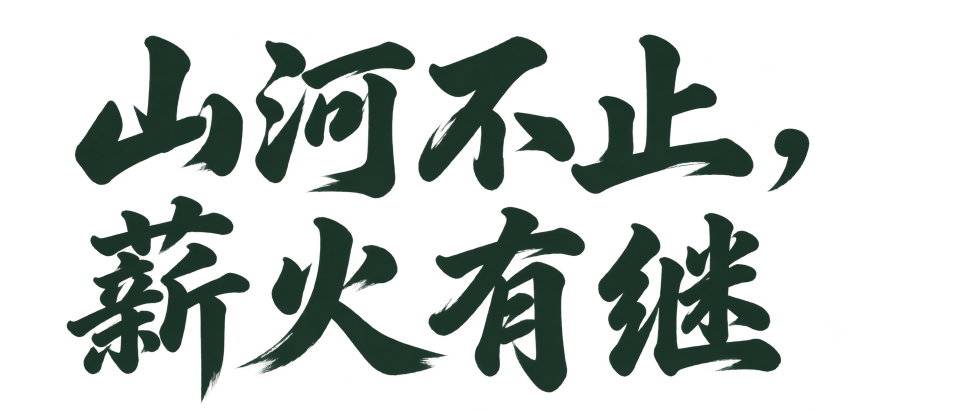
#> input picture docs/v41/lettering/legacy-master.png, 1916 x 821 px (shown at 1/2 size); its folder holds 6 pictures in this run
$ python trace_lettering.py
#> lines starting #> are read from the running program, lines starting #| are printed output that depends on the picture; after the words box and inside, x2 and y2 are one past the last pixel; in counts of white or black regions, pixels touching at a corner belong together
from pathlib import Path
from PIL import Image, ImageFilter
import numpy as np
import json, hashlib, sys, xml.etree.ElementTree as ET
import vtracer
HERE=Path(__file__).resolve().parent
NS='http://www.w3.org/2000/svg'
ET.register_namespace('',NS)
def sha(p):return hashlib.sha256(Path(p).read_bytes()).hexdigest()

def components(mask):
    # Connected alpha regions by row runs, using 8-connectivity.
    a = np.array(mask) > 0
    parents, all_runs, prev = [], [], []
    def find(i):
        while parents[i] != i:
            parents[i] = parents[parents[i]]
            i = parents[i]
        return i
    def union(i,j):
        ri,rj=find(i),find(j)
        if ri != rj: parents[max(ri,rj)] = min(ri,rj)
    for y,row in enumerate(a):
        edges=np.flatnonzero(np.diff(np.pad(row.astype(np.int8),(1,1))))
        cur=[]
        j=0
        for l,r in zip(edges[::2],edges[1::2]):
            l,r=int(l),int(r)
            ident=len(parents); parents.append(ident)
            cur.append((l,r,ident)); all_runs.append((y,l,r,ident))
            while j<len(prev) and prev[j][1]<l: j+=1
            k=j
            while k<len(prev) and prev[k][0]<=r:
                union(ident,prev[k][2]); k+=1
        prev=cur
    stats={}
    for y,l,r,i in all_runs:
        root=find(i)
        s=stats.setdefault(root,{'area':0,'bbox':[l,y,r,y+1]})
        s['area']+=r-l
        b=s['bbox'];b[:]=[min(b[0],l),min(b[1],y),max(b[2],r),max(b[3],y+1)]
    return [(y,l,r,find(i)) for y,l,r,i in all_runs],stats

PARAMS={'alphaThreshold':128,'medianFilterSize':3,'minimumConnectedArea':16,'padding':56,'colormode':'binary','mode':'spline','filter_speckle':4,'corner_threshold':60,'length_threshold':6.0,'splice_threshold':45,'path_precision':3}
COLOR='#203c32'
manifest=[]

def trace(name,text,mask,metadata):
    bbox=mask.getbbox(); alpha=mask.crop(bbox); ink_size=alpha.size
    alpha=Image.fromarray(np.pad(np.array(alpha),PARAMS['padding']))
    alpha.save(HERE/f'{name}-alpha.png')
    rgba=np.zeros((alpha.height,alpha.width,4),dtype=np.uint8)
    opaque=np.array(alpha)>0
    rgba[opaque,:3]=[int(COLOR[k:k+2],16) for k in (1,3,5)];rgba[:,:,3]=np.array(alpha)
    Image.fromarray(rgba).save(HERE/f'{name}-clean-master.png')
    Image.eval(alpha,lambda a:255-a).convert('RGB').save(HERE/f'{name}-trace-input.png')
    trace_params={k:v for k,v in PARAMS.items() if k not in ['alphaThreshold','medianFilterSize','minimumConnectedArea','padding']}
    vtracer.convert_image_to_svg_py(str(HERE/f'{name}-trace-input.png'),str(HERE/f'{name}-trace.svg'),**trace_params)
    paths=[p for p in ET.parse(HERE/f'{name}-trace.svg').getroot() if p.tag.endswith('path') and p.get('fill','').lower() in ['#000000','#000','black']]
    prompt_file=metadata.pop('promptFile')
    metadata.update({'text':text,'sourceSha256':sha(HERE/metadata['source']),'sourceType':'AI-assisted brush lettering, generated with built-in image_gen; not human handwriting, a font, or font outlines','generationTool':'image_gen.imagegen','generationModel':'not exposed by built-in tool','transparent_background':True,'referenced_image_paths':None,'promptFile':prompt_file,'prompt':(HERE/prompt_file).read_text(),'method':'Threshold generated alpha, median filter, isolate connected components, remove regions under 16px, reconstruct spline contours with vtracer 0.6.15; no manual stroke redrawing','parameters':PARAMS,'characterGeometry':'original generated proportions, no scaling or glyph deformation; translations only where recorded','processedAlphaSha256':sha(HERE/f'{name}-alpha.png'),'inkDimensions':ink_size,'inkAspectRatio':round(ink_size[0]/ink_size[1],6),'license':{'type':'AI-generated project artwork','attribution':'AI-assisted lettering and algorithmic alpha contour reconstruction; do not claim human hand-lettering','thirdPartyFontUsed':False,'generationServiceTerms':'Subject to the terms governing the built-in image generation service; no separate font license applies','processor':'vtracer 0.6.15, MIT license; license copy in VTRACER-LICENSE'}})
    root=ET.Element(f'{{{NS}}}svg',{'viewBox':f'0 0 {alpha.width} {alpha.height}','width':str(alpha.width),'height':str(alpha.height),'role':'img','aria-labelledby':f'{name}-title {name}-desc','fill-rule':'evenodd'})
    ET.SubElement(root,f'{{{NS}}}title',{'id':f'{name}-title'}).text=text
    ET.SubElement(root,f'{{{NS}}}desc',{'id':f'{name}-desc'}).text='AI辅助题字母版经Alpha轮廓算法重建的真实路径。非字库转曲，非人工手写；保留原生字形与少量飞白。'
    ET.SubElement(root,f'{{{NS}}}metadata').text=json.dumps(metadata,ensure_ascii=False)
    for p in paths:
        p.set('fill',COLOR);p.set('fill-rule','evenodd');root.append(p)
    ET.ElementTree(root).write(HERE/f'{name}.svg',encoding='utf-8',xml_declaration=True)
    metadata.update({'svg':f'{name}.svg','svgSha256':sha(HERE/f'{name}.svg'),'viewBox':[0,0,alpha.width,alpha.height],'paths':len(paths),'bytes':(HERE/f'{name}.svg').stat().st_size})
    manifest.append(metadata)

# Legacy hero: independent two-line image. Preserve the glyph geometry, adding
# a little vertical breathing room and gently opening the second line's spacing.
im=Image.open(HERE/'legacy-master.png').convert('RGBA')
#> im is the input picture: PIL image 1916x821 RGBA; mean R, G, B, A 7.2, 14.1, 10.6, 62.9
hard=im.getchannel('A').point(lambda a:255 if a>=128 else 0).filter(ImageFilter.MedianFilter(3))
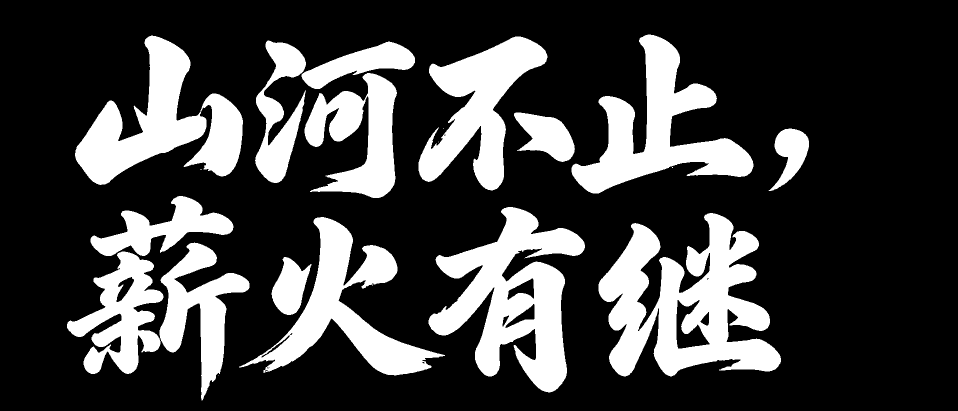
#> hard: PIL image 1916x821 L (shown at 1/2 size); 24.9% white; 21 white regions (6 under 20 px), largest, box (x1, y1, x2, y2) and area: (1197, 426, 1562, 753) 62852, (857, 414, 1170, 785) 52072, (150, 71, 486, 370) 42328
runs,stats=components(hard)
#> after the loop in components, `for y,row in enumerate(a):`: all_runs = 6716 items, first 6: (69, 1295, 1302, 0), (70, 1291, 1308, 1), (71, 302, 306, 2), (71, 1289, 1311, 3), (72, 299, 312, 4), (72, 1287, 1314, 5); parents = 6716 values, max 6622 at index 6622, min 0 at index 0, mean 1945.6
#> the loop in components, `for y,l,r,i in all_runs:` made 6716 passes
#> (y, l, r, root) on passes 2 to 4: (70, 1291, 1308, 0), (71, 302, 306, 2), (71, 1289, 1311, 0)
#> runs = 6716 items, first 6: (69, 1295, 1302, 0), (70, 1291, 1308, 0), (71, 302, 306, 2), (71, 1289, 1311, 0), (72, 299, 312, 2), (72, 1287, 1314, 0); stats = 21 items
clean=np.zeros((im.height+72,im.width+80),dtype=np.uint8)
for y,l,r,root in runs:
    s=stats[root]
    if s['area']<16:continue
    b=s['bbox'];cx=(b[0]+b[2])/2;cy=(b[1]+b[3])/2
    second=cy>400
    char=0 if cx<500 else 1 if cx<900 else 2 if cx<1190 else 3
    dx=(16+20*char) if second else 0
    clean[y+(72 if second else 0),l+dx:r+dx]=255
#> this loop made 6716 passes
#> (y, l, r, root, s, cx, cy, char) on passes 1 to 3: (69, 1295, 1302, 0, {'area': 41403, 'bbox': [1143, 69, 1507, 387]}, 1325, 228, 3), (70, 1291, 1308, 0, {'area': 41403, 'bbox': [1143, 69, 1507, 387]}, 1325, 228, 3), (71, 302, 306, 2, {'area': 42328, 'bbox': [150, 71, 486, 370]}, 318, 220.5, 0)
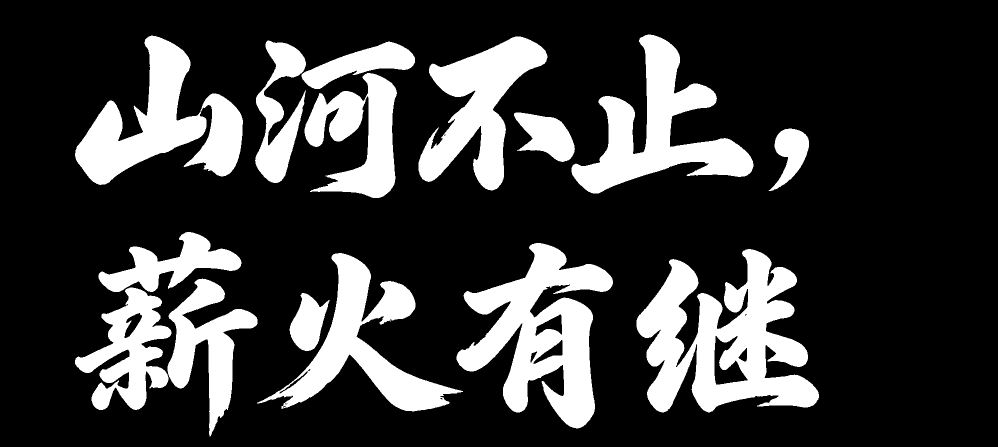
#> clean: shape (893, 1996) (shown at 1/2 size); 22% white; 15 white regions, largest, box (x1, y1, x2, y2) and area: (1273, 498, 1638, 825) 62852, (913, 486, 1226, 857) 52072, (150, 71, 486, 370) 42328
trace('legacy-title','山河不止，\n薪火有继',Image.fromarray(clean),{'source':'legacy-master.png','promptFile':'legacy-prompt.txt','lineBreaks':['山河不止，','薪火有继'],'layoutTranslations':{'firstLine':[0,0],'secondLineCharacterX':[16,36,56,76],'secondLineY':72}})
#> in trace, `bbox = mask.getbbox()`: bbox = (150, 69, 1638, 873)
#> in trace, `alpha = mask.crop(bbox)`:
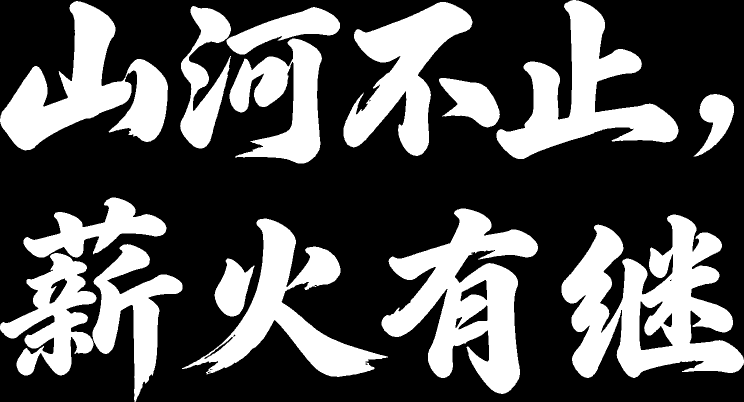
#> alpha: PIL image 1488x804 L (shown at 1/2 size); 32.8% white; 15 white regions, largest, box (x1, y1, x2, y2) and area: (1123, 429, 1488, 756) 62852, (763, 417, 1076, 788) 52072, (0, 2, 336, 301) 42328
#> in trace, `alpha=Image.fromarray(np.pad(np.array(alpha),PARAMS['padding']))`:
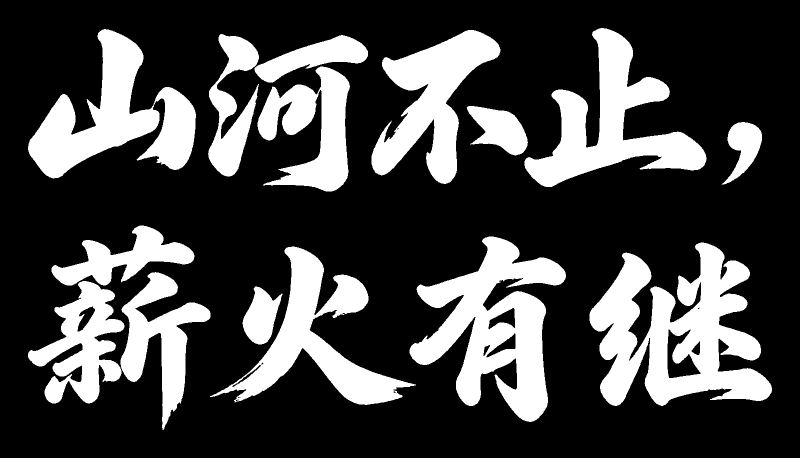
#> alpha: PIL image 1600x916 L (shown at 1/2 size); 26.8% white; 15 white regions, largest, box (x1, y1, x2, y2) and area: (1179, 485, 1544, 812) 62852, (819, 473, 1132, 844) 52072, (56, 58, 392, 357) 42328
#> in trace, `rgba[:, :, 3] = np.array(alpha)`:
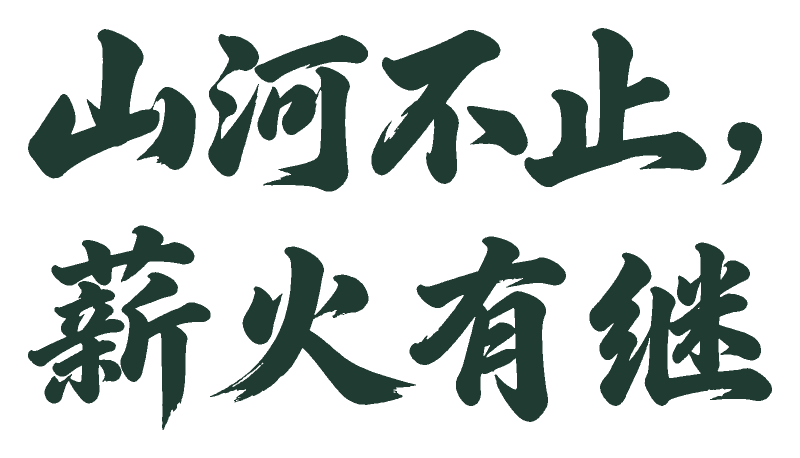
#> rgba: shape (916, 1600, 4) (shown at 1/2 size); mean R, G, B, A 8.6, 16.1, 13.4, 68.2; transparent parts drawn white
#> (the run stopped early here; a loop or call above may not have finished)
